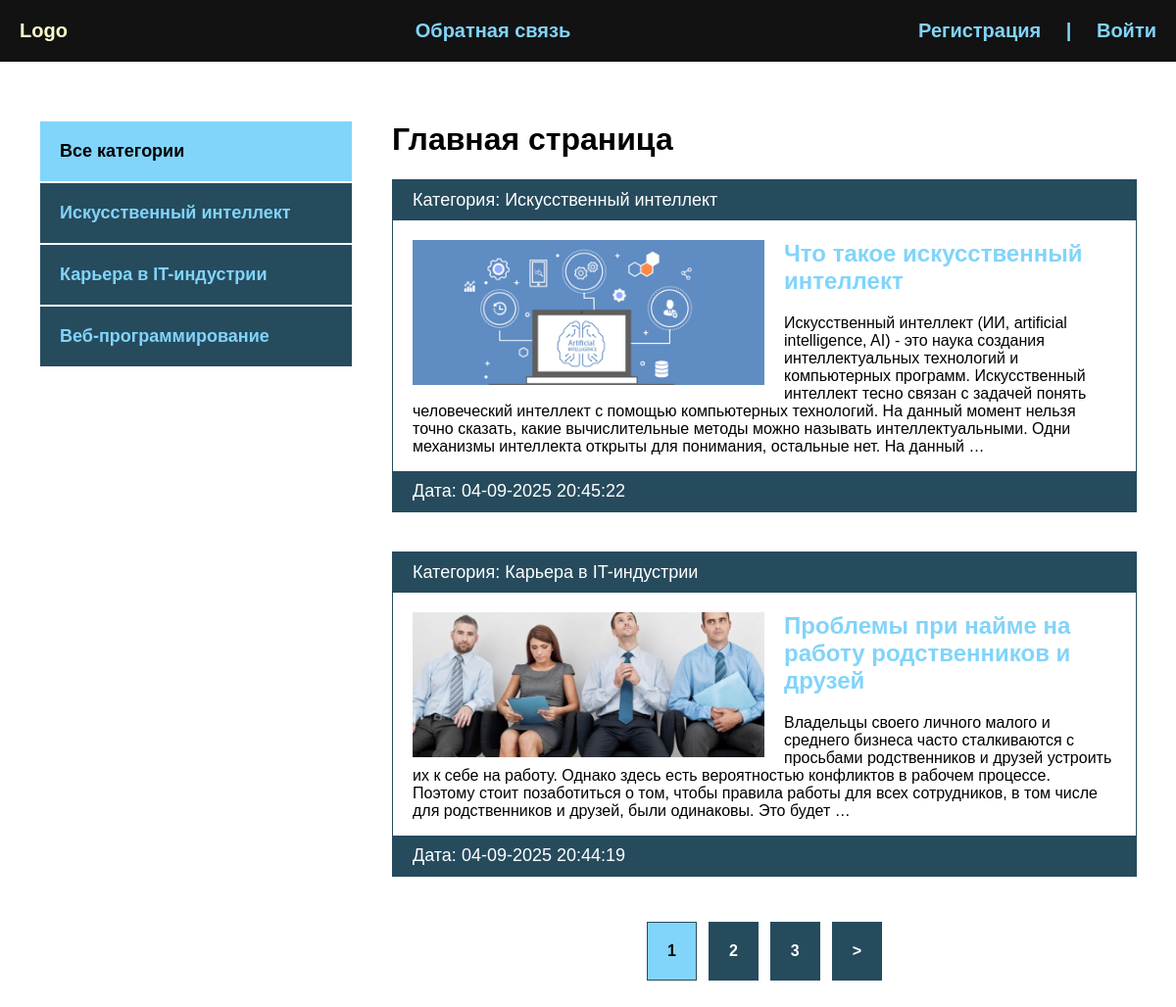
The app's page /, older data.
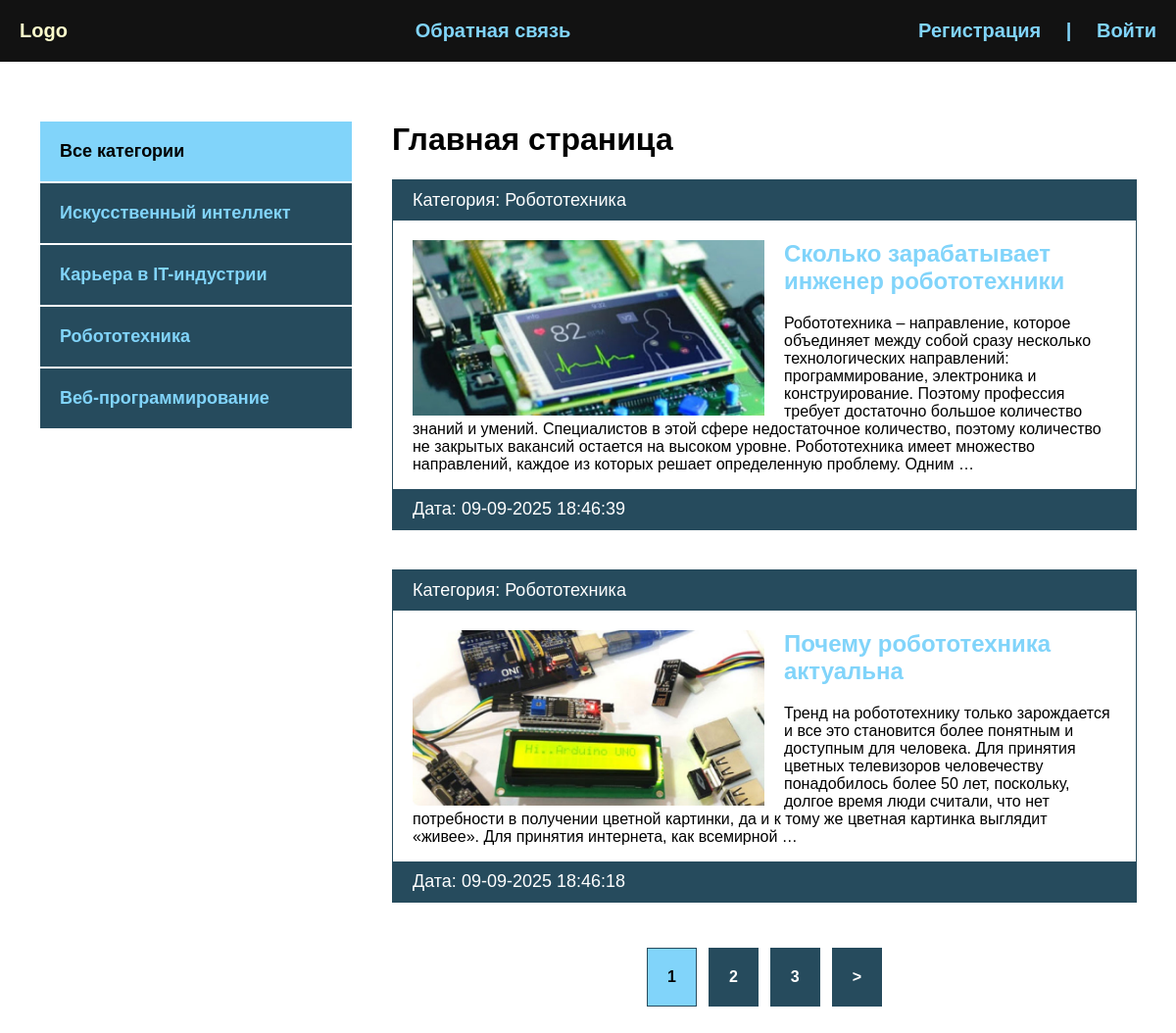
The same page, newer data.
### blog/models.py (models this page shows, shortened)
class Category(models.Model):
    name = models.CharField(max_length=100, verbose_name="Категория")
    slug = models.SlugField(max_length=100, unique=True, verbose_name="URL")
    def __str__(self):
        return self.name
    def get_absolute_url(self):
        return reverse('category', kwargs={'cat_slug': self.slug})
    class Meta:
        verbose_name = "категорию"
        verbose_name_plural = "категории"

class Blog(models.Model):
    title = models.CharField(max_length=255, verbose_name="Название")
    slug = models.SlugField(max_length=255, unique=True, verbose_name="URL")
    content = models.TextField(blank=True, verbose_name="Контент")
    photo = models.ImageField(upload_to="photos/%Y/%m/%d/", blank=True, verbose_name="Фото")
    time_created = models.DateTimeField(auto_now_add=True, verbose_name="Дата публикации")
    time_update = models.DateTimeField(auto_now=True, verbose_name="Дата обновления")
    is_published = models.BooleanField(default=True, verbose_name="Опубликовано")
    cat = models.ForeignKey('Category', on_delete=models.PROTECT, verbose_name="Категория")
    def get_absolute_url(self):
        return reverse('post', kwargs={'post_slug': self.slug})
    class Meta:
        verbose_name = "новость"
        verbose_name_plural = "Новости"
        ordering = ["-time_created"]

### blog/views.py (the view)
# urls.py: path('', BlogHome.as_view(), name='index'),
class BlogHome(DataMixin, ListView):
    model = Blog
    template_name = "blog/index.html"
    context_object_name = "posts"
    def get_context_data(self, *, object_list=None, **kwargs):
        context = super().get_context_data(**kwargs)
        c_def = self.get_user_context(title="Главная страница")
        return dict(list(context.items()) + list(c_def.items()))
    def get_queryset(self):
        return Blog.objects.filter(is_published=True).select_related("cat")

### blog/templatetags/blog_tags.py (called while the page is built)
@register.inclusion_tag('blog/list_categories.html')
def show_categories(sort=None, cat_selected=0):
    if not sort:
        cats = Category.objects.all()
    else:
        cats = Category.objects.order_by(sort)
    return {"cats": cats, "cat_selected": cat_selected}

### blog/utils.py (called while the page is built)
    def get_user_context(self, **kwargs):
        context = kwargs
        cats = Category.objects.annotate(Count('blog'))
        user_menu = menu.copy()
        if not self.request.user.is_authenticated:
            user_menu.pop(0)
        context['menu'] = user_menu
        context['cats'] = cats
        if 'cat_selected' not in context:
            context['cat_selected'] = 0
        return context

### blog/templates/blog/index.html
{% extends 'blog/base.html' %}
{% load static %}
{% block content %}
<h1>{{ title }}</h1>
<ul>
    {% for p in posts %}
    <li>
        <p class="first">Категория: {{ p.cat }}</p>
        <div class="text">
            {% if p.photo %}
            <img src="{{ p.photo.url }}" class="image" alt="">
            {% else %}
            <img src="{% static 'blog/default.jpg' %}" class="image">
            {% endif %}
            <h2><a href="{{ p.get_absolute_url }}">{{ p.title }}</a></h2>
            <p>{{ p.content|striptags|truncatewords:50 }}</p>
        </div>
        <p class="date">Дата: {{ p.time_update|date:"d-m-Y H:i:s" }}</p>
    </li>
    {% endfor %}
</ul>
{% endblock %}

### blog/templates/blog/base.html (shortened to what this page needs)
<!DOCTYPE html>
{% load static %}
{% load blog_tags %}
<html lang="en">
<head>
    <link rel="stylesheet" href="{% static 'css/style.css' %}">
</head>
<body>
<div class="header">
    <div class="wrap">
        <ul class="mainmenu">
            <li class="logo"><a href="{% url 'index' %}">Logo</a></li>
            {% for m in menu %}
            <li class="last"><a href="{% url m.url_name %}">{{ m.title }}</a></li>
            {% endfor %}
            {% if request.user.is_authenticated %}
            <li class="last"> {{ user.username }} |
                <form action="{% url 'logout' %}" method="post" class="item">
                    {% csrf_token %}
                    <button>Выйти</button>
                </form>
            </li>
            {% else %}
            <li class="last"><a href="{% url 'register' %}">Регистрация</a> | <a href="{% url 'login' %}">Войти</a></li>
            {% endif %}
        </ul>
    </div>
</div>
<div class="content">
    <div class="wrap">
        <div class="sidebar">
            <ul>
                {% if cat_selected == 0 %}
                <li class="selected">Все категории</li>
                {% else %}
                <li><a href="{% url 'index' %}">Все категории</a></li>
                {% endif %}
                {% for c in cats %}
                    {% if c.blog__count > 0 %}
                        {% if c.pk == cat_selected %}
                        <li class="selected">{{ c.name }}</li>
                        {% else %}
                        <li><a href="{{ c.get_absolute_url }}">{{ c.name }}</a></li>
                        {% endif %}
                    {% endif %}
                {% endfor %}
            </ul>
        </div>
        <div class="main">
            {% block content %}
            {% endblock %}
            {% if page_obj.has_other_pages %}
            <div>
                <ul class="list-pages">
                    {% for p in paginator.page_range %}
                        {% if page_obj.number == p %}
                        <li class="page-num page-num-selected">{{ p }}</li>
                        {% elif p >= page_obj.number|add:-2 and p <= page_obj.number|add:2 %}
                        <li class="page-num">
                            <a href="?page={{ p }}">{{ p }}</a>
                        </li>
                        {% endif %}
                    {% endfor %}
                     {% if page_obj.has_next %}
                        <li class="page-num">
                                <a href="?page={{ page_obj.next_page_number }}">&gt;</a>
                        </li>
                    {% endif %}
                </ul>
            </div>
            {% endif %}
        </div>
    </div>
</div>
</body>
</html>

Row changes from the older to the newer data that the page shows:
no longer on this page (row unchanged): Blog: cat "Искусственный интеллект", photo (picture), title "Что такое искусственный интеллект", content "Искусственный интеллект (ИИ, artificial intelligence, AI) - это наука создания интеллектуальных технологий и компьютерных программ. Искусственный интеллект тесно связан с задачей понять человеческий интеллект с помощью компьютерных технологий. На данный момент нельзя точно сказать, какие вычислительные методы можно называть интеллектуальными. Одни механизмы интеллекта открыты для понимания, остальные нет. На данный …", time_update "04-09-2025 20:45:22"
no longer on this page (row unchanged): Blog: cat "Карьера в IT-индустрии", photo (picture), title "Проблемы при найме на работу родственников и друзей", content "Владельцы своего личного малого и среднего бизнеса часто сталкиваются с просьбами родственников и друзей устроить их к себе на работу. Однако здесь есть вероятностью конфликтов в рабочем процессе. Поэтому стоит позаботиться о том, чтобы правила работы для всех сотрудников, в том числе для родственников и друзей, были одинаковы. Это будет …", time_update "04-09-2025 20:44:19"
now on this page (row unchanged): Category: name "Робототехника"
added Blog: cat "Робототехника", photo (picture), title "Сколько зарабатывает инженер робототехники", content "Робототехника – направление, которое объединяет между собой сразу несколько технологических направлений: программирование, электроника и конструирование. Поэтому профессия требует достаточно большое количество знаний и умений. Специалистов в этой сфере недостаточное количество, поэтому количество не закрытых вакансий остается на высоком уровне. Робототехника имеет множество направлений, каждое из которых решает определенную проблему. Одним …", time_update "09-09-2025 18:46:39"
added Blog: cat "Робототехника", photo (picture), title "Почему робототехника актуальна", content "Тренд на робототехнику только зарождается и все это становится более понятным и доступным для человека. Для принятия цветных телевизоров человечеству понадобилось более 50 лет, поскольку, долгое время люди считали, что нет потребности в получении цветной картинки, да и к тому же цветная картинка выглядит «живее». Для принятия интернета, как всемирной …", time_update "09-09-2025 18:46:18"
